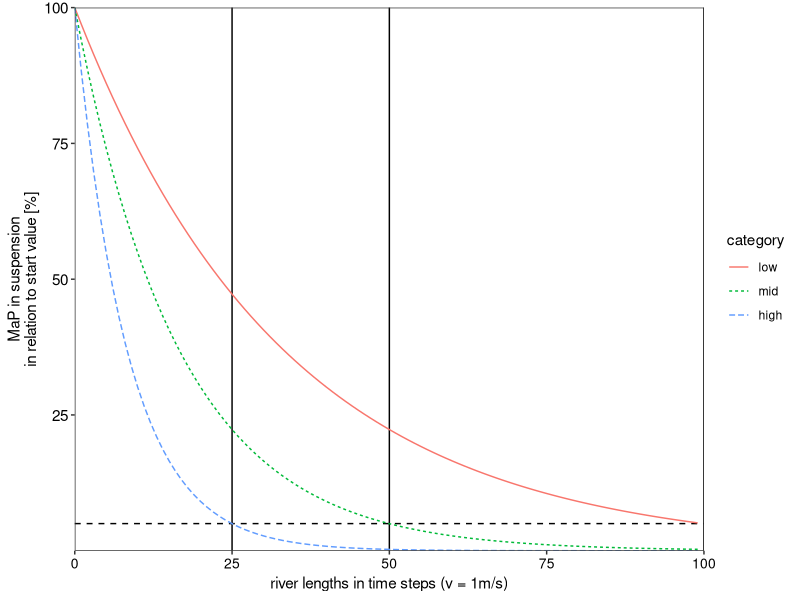
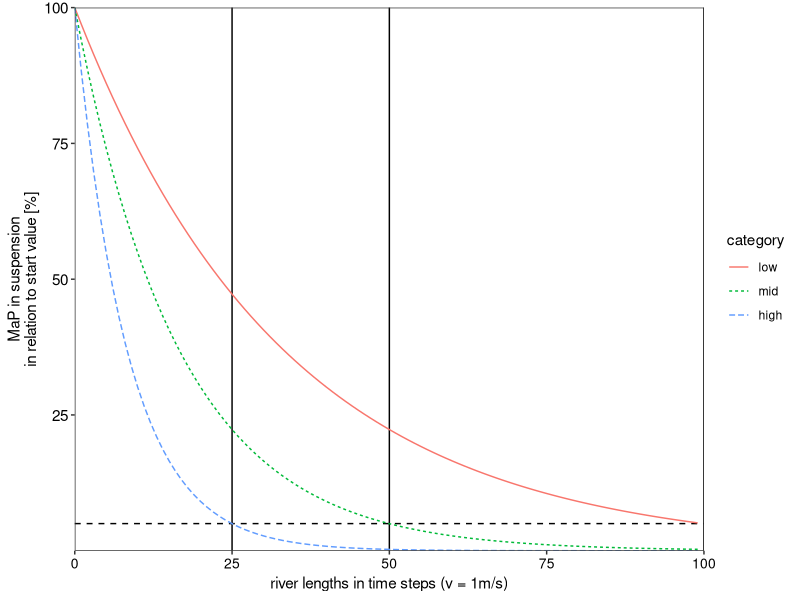

Write the R code that produced these figures, in order. (Note: this script raises an error after producing the figures.)
#derive factors for losses

# take three approaches: low retention, mid retention and high retention
main.path <- "PhD/mennekes2.0/"
#

library(ggplot2)
library(dplyr)
library(tidyverse)
library(cowplot)
library(sf)
library(reshape2)


#make data frame as simple river

d <- data.frame(L_steps = rep(1000, 100), #in m -> each step is 1000m = 1km
								flow_velocity = 1, #in m/s
								high = 0,
								mid = 0,
								low = 0)



#Factors for Landuse: use low, middle and high factors which will be attributed to different landuses

#high
v_high <- 0.00012
(1- exp(1)^(-v_high*(25000))) #should be after 25000 steps about 5% == 0.95
fun_high <- function(x){(1- exp(1)^(-v_high*x))}
fac_high <- fun_high(1)



#mid
v_mid <- 0.00006
(1- exp(1)^(-v_mid*(50000))) #should be after 50000 steps about 5%
fun_mid <- function(x){(1- exp(1)^(-v_mid*x))}
fac_mid <- fun_mid(1)

#low
v_low <- 0.00003
(1- exp(1)^(-v_low*(100000)))#should be after 100000 steps about 5%
fun_low <- function(x){(1- exp(1)^(-v_low*x))}
fac_low <- fun_low(1)


#list with all factors
fac_list <- list(fac_low, fac_mid, fac_high)
polymers <- c("low", "mid", "high")


#demonstrate the values
#loop per polymer
for (i in 1:length(polymers)) {
	polymer <- polymers[i]
	d[1, polymer] <- 1
	d[ , paste0(polymer, "_actual_pol")] <- 0
	d$length_s = (d$L_steps)/d$flow_velocity
	

	
	d$factor <- 1*(1-fac_list[[i]])^d$length_s #einbauen in negative Zinsfunktion 1(1-factor(1. Zeitschrit))^lengths in s
	#for loop as calculation
	act <- paste0(polymer, "_actual_pol")
	for (j in 1:nrow(d)) {
		d[2:nrow(d), act] <- ((d[1:I(nrow(d)-1), act] + d[1:I(nrow(d)-1), polymer]) * d$factor[1:I(nrow(d)-1)])
	}
	d[1, act]<-1

}

d
d_p <- d[ , paste0(polymers, "_actual_pol")]
names(d_p) <- polymers
d_p$L <- c(0, cumsum(d$L_steps[1:I(nrow(d)-1)]))

d_p2 <- melt(d_p, id.vars = "L")
names(d_p2) <- c("L", "category", "value")

nice <- theme_bw()+
	theme(legend.background = element_rect(fill = "transparent", color = NA),
				plot.background = element_rect(fill = "transparent",colour = NA),
				text = element_text(color = "black"),
				panel.grid = element_blank(),
				axis.text.x = element_text(color = "black", face = "plain", size = 10),
				axis.text.y = element_text(color = "black", face = "plain", size = 11),
				panel.background = element_rect(fill = "transparent")) #trbl


p1 <- ggplot(d_p2, aes(x = L/1000, y = value*100, color = category, linetype = category))+
	nice+
	labs(x = "river lengths in time steps (v = 1m/s)",
			y = "MaP in suspension\nin relation to start value [%]")+
	geom_vline(xintercept = 25)+
	geom_vline(xintercept = 50)+
	geom_vline(xintercept = 100)+
	geom_hline(yintercept = 5, linetype = "dashed")+
	scale_y_continuous(expand = c(0,0))+
	scale_x_continuous(expand = c(0,0))+
	geom_line()
	

p1
ggsave(paste0(main.path, "output_files/plots/plot_factor_river_MaP.png"), plot = p1, width = 12, height = 8, units = "cm", bg = "transparent", dpi = 500)

fac_rivers <- c(fac_low, fac_mid, fac_high)
names(fac_rivers) <- polymers
save(fac_rivers, file = paste0(main.path, "temp_data/factor_rivers_MaP.Rdata"))






# rm(list = ls())
